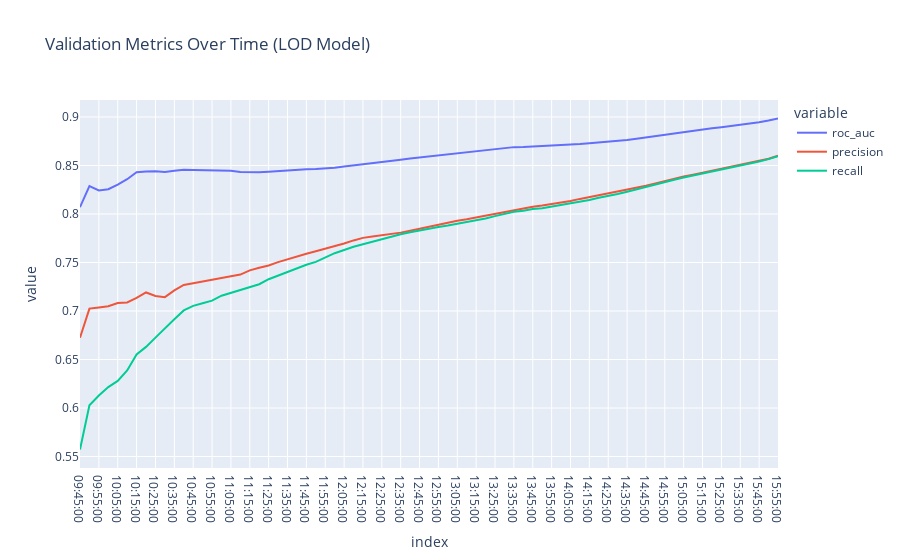

The code cell stored with this chart in its notebook:
### Code cell
import datetime
import plotly.express as px

time_range = [datetime.time(hour, minute) for hour in range(9, 16) for minute in range(0, 60, 5)]
time_range = [x for x in time_range if x >= datetime.time(9,45)]
df_val = pd.DataFrame()
for t in time_range:
    X_val = X_test.loc[X_test['time'] <= t].copy()
    y_val = y_test.loc[X_val.index, 'lod_in'].copy()

    y_pred_val = pipeline_lod.predict_proba(X_val)[:,-1]

    df_val.loc[t, [
        'roc_auc',
        'precision',
        'recall'
    ]] =  roc_auc_score(y_val, y_pred_val), precision_score(y_val, y_pred_val > 0.5), recall_score(y_val, y_pred_val > 0.5)


fig = px.line(df_val, title='Validation Metrics Over Time (LOD Model)')
fig.show()
